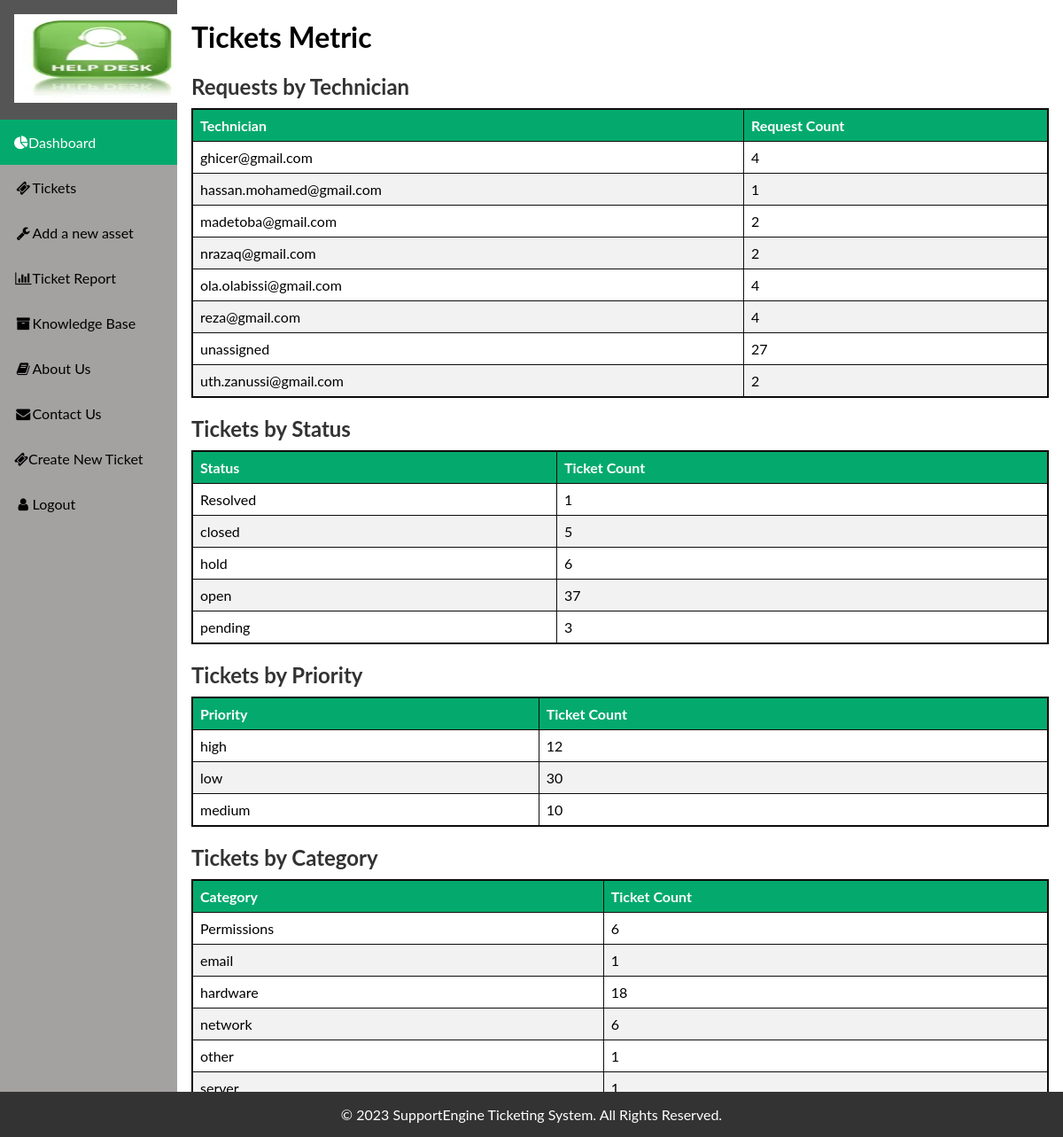
/ticket_report, run on the app's committed database.
### tables this page shows
CREATE TABLE "tickets" (
	"id"	INTEGER NOT NULL,
	"description"	TEXT,
	"RequesterName"	TEXT,
	"AssignedTo"	TEXT,
	"DueBy"	TEXT,
	"category"	TEXT,
	"priority"	TEXT,
	"CreatedDate"	TEXT,
	"status"	TEXT,
	"attachments"	TEXT,
	"department"	TEXT,
	"resolveddate"	TEXT,
	PRIMARY KEY("id"),
	FOREIGN KEY("id") REFERENCES "comments"("id")
);

### app.py (the view)
@app.route('/ticket_report')
def ticket_report():
    connection = sqlite3.connect(db_path)
    cursor = connection.cursor()
    sql_requests_by_technician = """
        SELECT AssignedTo, COUNT(*) as request_count
        FROM tickets
        WHERE status IN ('open', 'pending', 'hold', 'unassigned')
        GROUP BY AssignedTo
    """
    cursor.execute(sql_requests_by_technician)
    requests_by_technician = cursor.fetchall()
    sql_tickets_by_status = """
        SELECT status, COUNT(*) as ticket_count
        FROM tickets
        GROUP BY status
    """
    cursor.execute(sql_tickets_by_status)
    tickets_by_status = cursor.fetchall()
    sql_tickets_by_priority = """
        SELECT priority, COUNT(*) as ticket_count
        FROM tickets
        GROUP BY priority
    """
    cursor.execute(sql_tickets_by_priority)
    tickets_by_priority = cursor.fetchall()
    sql_tickets_by_category = """
        SELECT category, COUNT(*) as ticket_count
        FROM tickets
        GROUP BY category
    """
    cursor.execute(sql_tickets_by_category)
    tickets_by_category = cursor.fetchall()
    connection.close()
    return render_template(
        'ticket_report.html',
        requests_by_technician=requests_by_technician,
        tickets_by_status=tickets_by_status,
        tickets_by_priority=tickets_by_priority,
        tickets_by_category=tickets_by_category
    )

### templates/ticket_report.html (shortened to what this page needs)
{% extends "layout.html" %}
{% block head %}
<link rel="stylesheet" href="{{ url_for('static', filename='css/main.css') }}">
{% endblock %}
{% block body %}
<h1>Tickets Metric</h1>
<h2>Requests by Technician</h2>
<table border="1">
    <thead>
        <tr>
            <th>Technician</th>
            <th>Request Count</th>
        </tr>
    </thead>
    <tbody>
        {% for technician in requests_by_technician %}
            <tr>
                <td>{{ technician[0] }}</td>
                <td>{{ technician[1] }}</td>
            </tr>
        {% endfor %}
    </tbody>
</table>
<h2>Tickets by Status</h2>
<table border="1">
    <thead>
        <tr>
            <th>Status</th>
            <th>Ticket Count</th>
        </tr>
    </thead>
    <tbody>
        {% for status in tickets_by_status %}
            <tr>
                <td>{{ status[0] }}</td>
                <td>{{ status[1] }}</td>
            </tr>
        {% endfor %}
    </tbody>
</table>
<h2>Tickets by Priority</h2>
<table border="1">
    <thead>
        <tr>
            <th>Priority</th>
            <th>Ticket Count</th>
        </tr>
    </thead>
    <tbody>
        {% for priority in tickets_by_priority %}
            <tr>
                <td>{{ priority[0] }}</td>
                <td>{{ priority[1] }}</td>
            </tr>
        {% endfor %}
    </tbody>
</table>
<h2> Tickets by Category</h2>
<table border="1">
    <thead>
        <tr>
            <th>Category</th>
            <th>Ticket Count</th>
        </tr>
    </thead>
    <tbody>
        {% for category in tickets_by_category %}
            <tr>
                <td>{{ category[0] }}</td>
                <td>{{ category[1] }}</td>
            </tr>
        {% endfor %}
    </tbody>
</table>
{% endblock %}

### static/css/main.css (style rules this page uses)
body { margin: 0; font-family: "Lato", sans-serif; }
h2 { font-size: 24px; color: #333; margin-bottom: 10px; }
table { border-collapse: collapse; border-spacing: 10; box-shadow: #333; width: 100%; border: 2px solid #0e0b0b; }
th, td { text-align: left; padding: 8px; }
tr:nth-child(even) { background-color: #f2f2f2 }
th { background-color: #04AA6D; color: white; }

### data on the page
tickets: AssignedTo "reza@gmail.com", id "4"
tickets: AssignedTo "unassigned", id "27"
tickets: status "open", id "37"
tickets: priority "high", id "12"

### other printed values
{{ technician[0] }} "ghicer@gmail.com" "hassan.mohamed@gmail.com" "madetoba@gmail.com" "nrazaq@gmail.com" "ola.olabissi@gmail.com" "uth.zanussi@gmail.com"
{{ technician[1] }} "4" "1" "2" "2" "4" "2"
{{ status[0] }} "Resolved" "closed" "hold" "pending"
{{ status[1] }} "1" "5" "6" "3"
{{ priority[0] }} "low" "medium"
{{ priority[1] }} "30" "10"
{{ category[0] }} "Permissions" "email" "hardware" "network" "other" "server"
{{ category[1] }} "6" "1" "18" "6" "1" "1"
